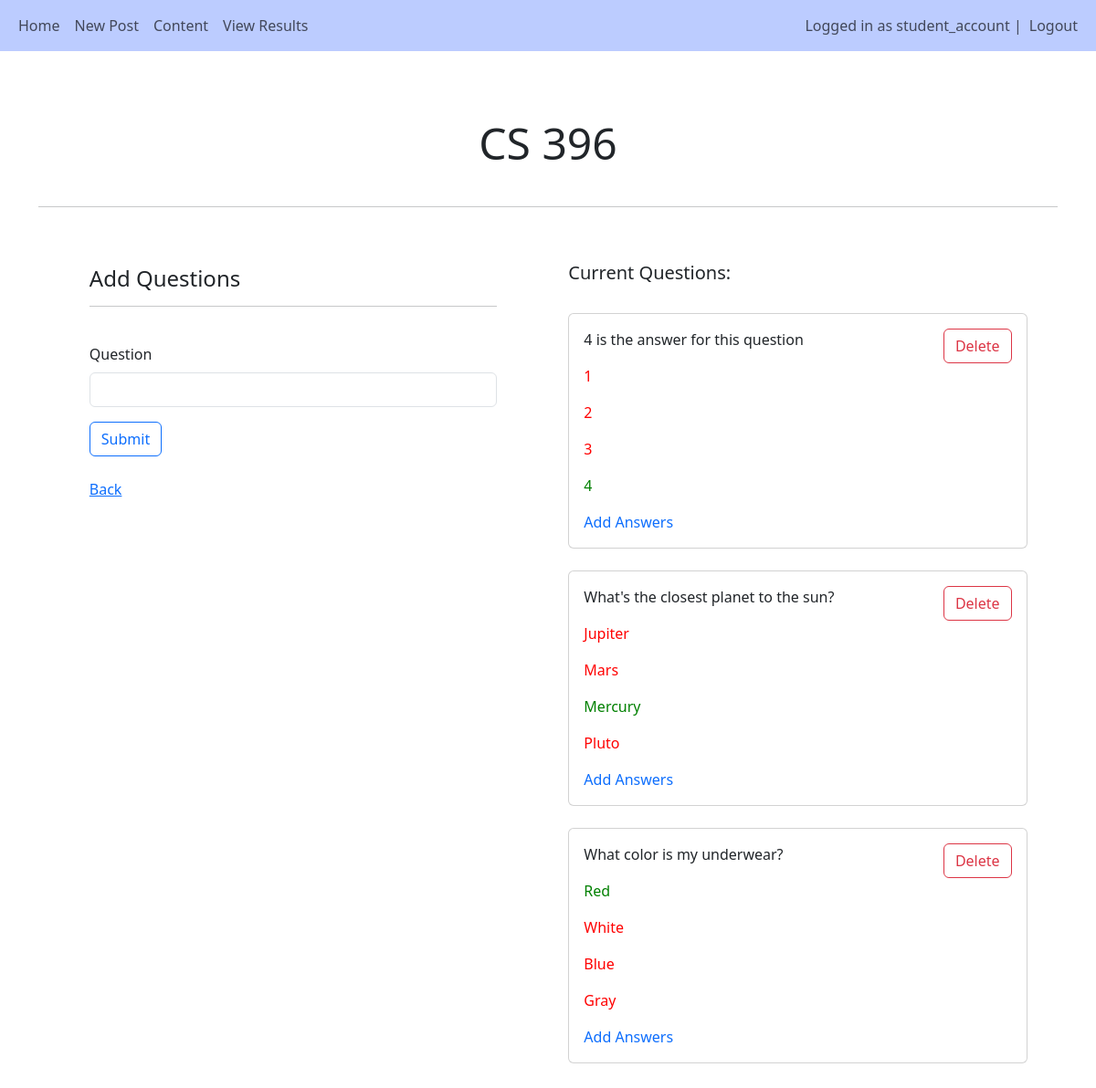
The app's page /home/question_setup/1 (signed in), older data.
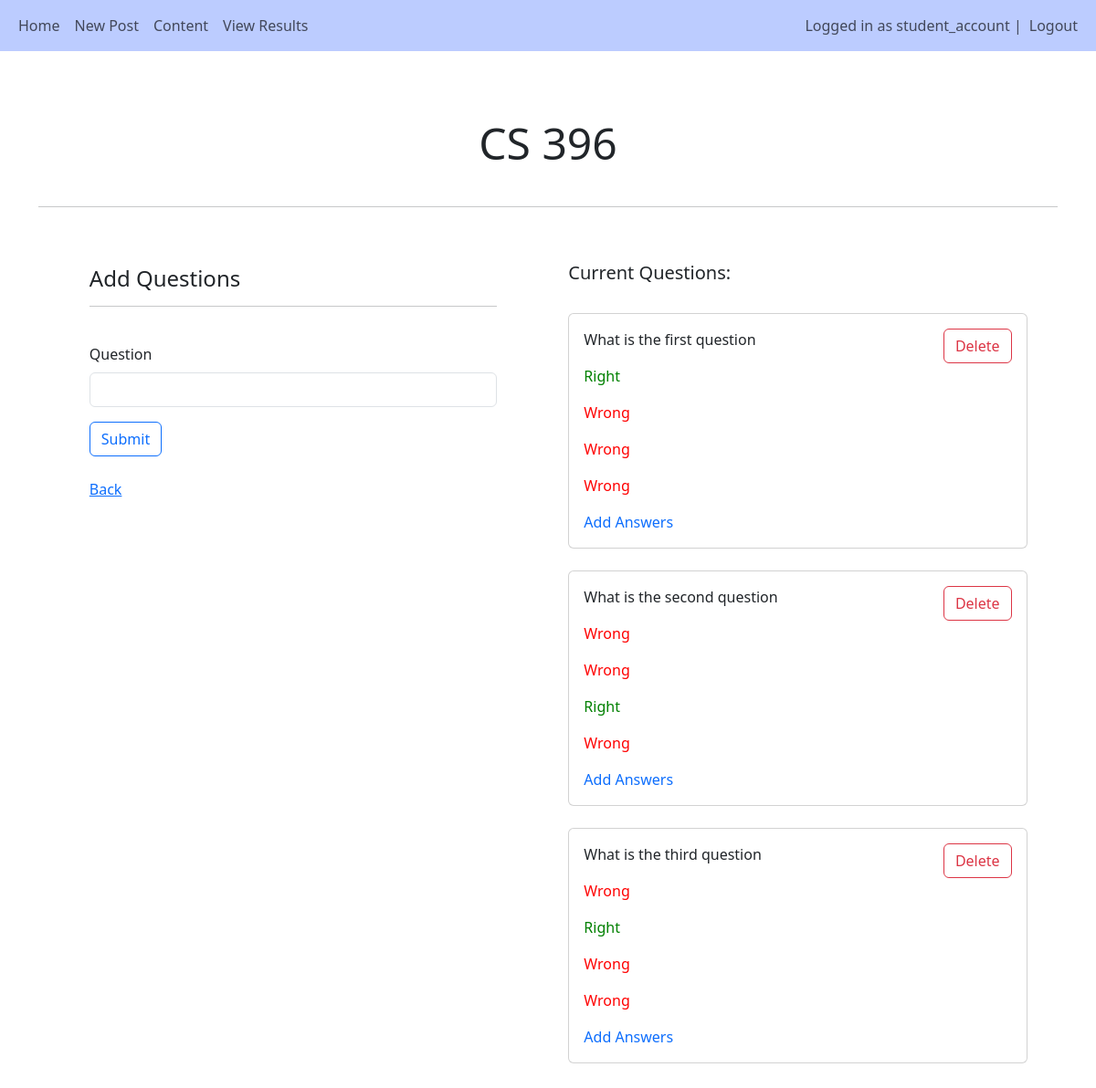
The same page, newer data.
### main/models.py (models this page shows, shortened)
class Question(models.Model):
    subject = models.ForeignKey(Subject, related_name="questions", on_delete=models.CASCADE)
    text = models.CharField('Question', max_length=255, blank=True)

class Answer(models.Model):
    question = models.ForeignKey(Question, related_name="answers", on_delete=models.CASCADE)
    text = models.CharField(max_length=255, null=True, blank=True)
    is_correct = models.BooleanField(null=True, blank=True)

### main/views.py (the view)
# urls.py: path('question_setup/<int:pk>', views.question_setup, name='question_setup'),
@login_required(login_url="/login")
def question_setup(request, pk):
    subject = Subject.objects.get(id=pk)
    questions = subject.questions.all()
    if request.method == 'POST' and 'submitform' in request.POST:
        form = QuestionForm(request.POST)
        if form.is_valid():
            question = form.save(commit=False)
            question.subject = subject
            question.save()
            return redirect('/answer_setup/' + str(question.id), {"form":form, "subject":subject, "questions":questions})
    elif request.method == 'POST' and 'question-id' in request.POST:
        question_id = request.POST.get("question-id")
        Question.objects.filter(id=question_id).delete()
        form = QuestionForm()
    else:
        form = QuestionForm()
    return render(request, 'main/subject/question_setup.html', {"form":form, "subject":subject, "questions":questions})

### main/forms.py
class QuestionForm(forms.ModelForm):
    class Meta:
        model = Question
        fields = ["text",]

### main/templates/main/subject/question_setup.html (shortened to what this page needs)
{% extends 'main/base.html'%}
{% load crispy_forms_tags %}
{% block content %}
<br><br>
    <div>
        <h4 style="width:50%; margin:auto; text-align:center" class="display-5">{{subject.title}}</h4><br><hr>
        <div style="float:left; width:40%; margin-left:5%">
            <br><br>
            <h4>Add Questions</h4>
            <hr><br>
            <form method='POST'>
                {{form|crispy}}
                <button type="sumbit" class="btn btn-outline-primary" name="submitform" >Submit</button>
            </form><br>
            <a href="{% url 'view_subjects' %}">Back</a>
        </div>
        <div style="float:right; width:45%; margin-top:20px; margin-right:3%"><br>
            <h5>Current Questions:</h5><br>
            {% for question in questions %}
            <div class="card">
                <div class="card-body">
                    <form method="POST">
                        <button type="submit" value={{question.id}} name="question-id" class="btn btn-outline-danger"  style="float:right">Delete</button>
                    </form>
                    <p>{{ question.text }}</p>
                    {% for answer in question.answers.all %}
                        {% if answer.is_correct %}
                        <p style="color:green">{{answer.text}}</p>
                        {% else %}
                        <p style="color:red">{{answer.text}}</p>
                        {% endif %}
                    {% endfor %}
                    <a href="{% url 'answer_setup' question.pk %}" class="link-primary link-offset-2 link-underline-opacity-0 link-underline-opacity-100-hover">Add Answers</a><br>
                </div>
            </div><br>
            {% empty %}
            <p>This subject currently has no questions...</p>
            {% endfor %}
            <br><br>
        </div>
    </div>
{% endblock %}

Row changes from the older to the newer data that the page shows:
changed Question: text "4 is the answer for this question" → "What is the first question"
changed Answer (number 1 of 12 on the later page): is_correct False → True (drawn); text "1" → "Right"
changed Answer (number 2 of 12 on the later page): text "2" → "Wrong"
changed Answer (number 3 of 12 on the later page): text "3" → "Wrong"
changed Answer (number 4 of 12 on the later page): is_correct True → False (drawn); text "4" → "Wrong"
changed Question: text "What's the closest planet to the sun?" → "What is the second question"
changed Answer (number 5 of 12 on the later page): text "Jupiter" → "Wrong"
changed Answer (number 6 of 12 on the later page): text "Mars" → "Wrong"
changed Answer (number 7 of 12 on the later page): text "Mercury" → "Right"
changed Answer (number 8 of 12 on the later page): text "Pluto" → "Wrong"
changed Question: text "What color is my underwear?" → "What is the third question"
changed Answer (number 9 of 12 on the later page): is_correct True → False (drawn); text "Red" → "Wrong"
changed Answer (number 10 of 12 on the later page): is_correct False → True (drawn); text "White" → "Right"
changed Answer (number 11 of 12 on the later page): text "Blue" → "Wrong"
changed Answer (number 12 of 12 on the later page): text "Gray" → "Wrong"
